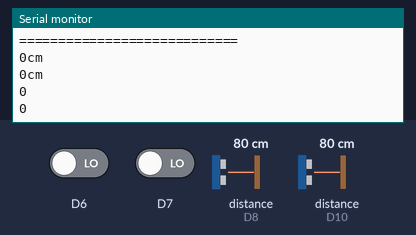
Simulated run of this sketch. Board: Arduino Uno R4 WiFi. Shown: the last lines printed to the serial monitor. Inputs (shaded band) come from the test bench; at power-on: distance to the obstacle (sensors on D8, D10) 80 cm, D6 LOW, D7 LOW. The echo pulse lasts 58.3 µs per cm; WiFi joins after 1.5 s; servers stay silent unless stated; no MQTT or app messages arrive unless stated.

Above: at 8.7 s.
8.8 s: distance to the obstacle (sensor on D8) set to 2 cm
13.3 s: distance to the obstacle (sensor on D10) set to 4 cm
At 15.9 s:
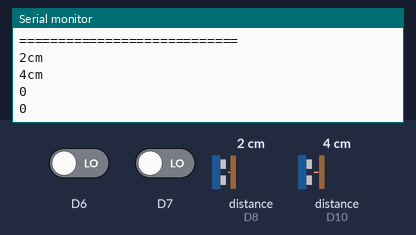
17.8 s: D6 driven HIGH
22.3 s: distance to the obstacle (sensor on D8) set to 9 cm
At 24.7 s:
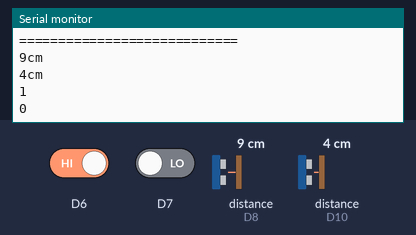
26.8 s: distance to the obstacle (sensor on D10) set to 18 cm
At 27.9 s:
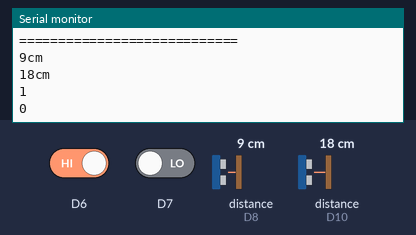
Timing chart, 0 to 29.8 s (numbered marks = the images above; inputs shaded):
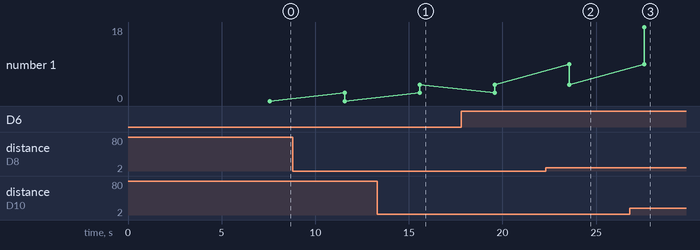

The sketch:

pub.ino
```cpp
#include "WiFiS3.h"
#include <PubSubClient.h>
#include <NewPing.h>

// WiFi and MQTT 셋팅
#define WLAN_SSID "class924"
#define WLAN_PASS "kosta90009"
#define MQTT_SERVER "192.168.0.154"
#define MQTT_PORT 1883

// sonar(TrigPin, EchoPin, MaxDistance);
// TrigPin과 EchoPin과 최대제한거리(MaxDistance)의 값을 선언
NewPing sonar[2] = {
  NewPing(9, 8, 50),
  NewPing(11, 10, 50),
};

///////please enter your sensitive data in the Secret tab/arduino_secrets.h
char ssid[] = WLAN_SSID; // your network SSID (name)
char pass[] = WLAN_PASS; // your network password (use for WPA, or use as key for WEP)
int keyIndex = 0;

WiFiClient ethClient;
PubSubClient mqtt(ethClient);

int status = WL_IDLE_STATUS;
WiFiServer server(80);

void setup() {
    Serial.begin(9600);

    // button
    pinMode(6,INPUT);
    pinMode(7,INPUT);

    delay(1000); // prevents usb driver crash on startup, do not omit this

    connectWiFi();
    delay(5000);
    // MQTT broker
    mqtt.setServer(MQTT_SERVER, MQTT_PORT);
    connectMQTT();
}

void loop() {
    // UltraSonic
    long sensor1val, sensor2val;
    sensor1val = sonar[0].ping_cm();
    sensor2val = sonar[1].ping_cm();

    char buffer1[15];
    char buffer2[15];
    char str[] = "cm";
    ltoa(sensor1val, buffer1, 10);
    strcat(buffer1, str);
    ltoa(sensor2val, buffer2, 10);
    strcat(buffer2, str);

    // button
    int push1=digitalRead(6);
    int push2=digitalRead(7);

    Serial.println("============================");
    Serial.println(buffer1);
    Serial.println(buffer2);
    Serial.println(push1);
    Serial.println(push2);

    mqtt.publish("sensor/ultrasonic_1", String(buffer1).c_str());
    mqtt.publish("sensor/ultrasonic_2", String(buffer2).c_str());
    mqtt.publish("sensor/button_1", String(push1).c_str());
    mqtt.publish("sensor/button_2", String(push2).c_str());
    delay(4000);
}


void connectWiFi() {
  Serial.println("Connecting to WiFi");
  WiFi.begin(WLAN_SSID, WLAN_PASS);

  while (WiFi.status() != WL_CONNECTED) {
    delay(1000);
    Serial.println("Connecting to WiFi...");
  }

  Serial.println("Connected to WiFi");
}

void connectMQTT() {
  Serial.println("Connecting to MQTT");
  while (!mqtt.connected()) {
    if (mqtt.connect("MQ135Client")) {
      Serial.println("Connected to MQTT");
    } else {
      Serial.print("Failed to connect to MQTT, rc=");
      Serial.print(mqtt.state());
      Serial.println(" Retrying in 5 seconds...");
      delay(5000);
    }
  }
}
```

Measured:
- after the input at 13.3 s, the serial monitor: prints a new line after 2.3 s (image 1)
- after the input at 22.3 s, the serial monitor: prints a new line after 1.3 s (image 2)
- after the input at 26.8 s, the serial monitor: prints a new line after 0.78 s (image 3)
- plotted number 1: 0 → 4 after the input at 13.3 s, 4 → 18 after the input at 26.8 s
